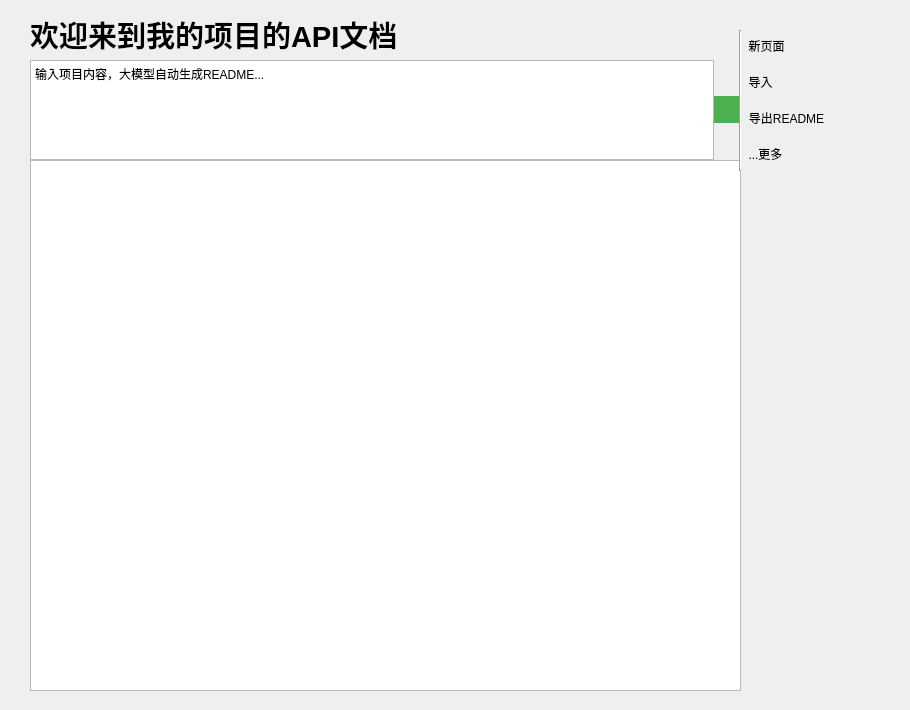
    <widget class="QWidget" name="api">
     <widget class="Line" name="line_8">
      <property name="geometry">
       <rect>
        <x>730</x>
        <y>30</y>
        <width>20</width>
        <height>141</height>
       </rect>
      </property>
      <property name="orientation">
       <enum>Qt::Orientation::Vertical</enum>
      </property>
     </widget>
     <widget class="QWidget" name="widget_27" native="true">
      <property name="geometry">
       <rect>
        <x>740</x>
        <y>30</y>
        <width>161</width>
        <height>143</height>
       </rect>
      </property>
      <layout class="QVBoxLayout" name="verticalLayout_23">
       <item>
        <widget class="QToolButton" name="toolButton_141">
         <property name="styleSheet">
          <string notr="true">QToolButton {
    border: none;
    padding: 4px;
}
QToolButton:hover {
	color: rgb(0, 100, 255);
}

QToolButton:pressed {
	color: rgb(0, 100, 255);
}</string>
         </property>
         <property name="text">
          <string>新页面</string>
         </property>
         <property name="icon">
          <iconset theme="QIcon::ThemeIcon::FolderNew"/>
         </property>
         <property name="toolButtonStyle">
          <enum>Qt::ToolButtonStyle::ToolButtonTextBesideIcon</enum>
         </property>
        </widget>
       </item>
       <item>
        <widget class="QToolButton" name="toolButton_142">
         <property name="styleSheet">
          <string notr="true">QToolButton {
    border: none;
    padding: 4px;
}

QToolButton:hover {
	color: rgb(0, 100, 255);
}

QToolButton:pressed {
	color: rgb(0, 100, 255);

}</string>
         </property>
         <property name="text">
          <string>导入</string>
         </property>
         <property name="icon">
          <iconset theme="QIcon::ThemeIcon::DocumentOpen"/>
         </property>
         <property name="toolButtonStyle">
          <enum>Qt::ToolButtonStyle::ToolButtonTextBesideIcon</enum>
         </property>
        </widget>
       </item>
       <item>
        <widget class="QToolButton" name="toolButton_143">
         <property name="styleSheet">
          <string notr="true">QToolButton {
    border: none;
    padding: 4px;
}

QToolButton:hover {
	color: rgb(0, 100, 255);
}

QToolButton:pressed {
	color: rgb(0, 100, 255);
}</string>
         </property>
         <property name="text">
          <string>导出README</string>
         </property>
         <property name="icon">
          <iconset theme="QIcon::ThemeIcon::DocumentSaveAs"/>
         </property>
         <property name="toolButtonStyle">
          <enum>Qt::ToolButtonStyle::ToolButtonTextBesideIcon</enum>
         </property>
        </widget>
       </item>
       <item>
        <widget class="QToolButton" name="toolButton_144">
         <property name="styleSheet">
          <string notr="true">QToolButton {
    border: none;
    padding: 4px;
}

QToolButton:hover {
	color: rgb(0, 100, 255);
}

QToolButton:pressed {
color: rgb(0, 100, 255);}</string>
         </property>
         <property name="text">
          <string>...更多</string>
         </property>
        </widget>
       </item>
      </layout>
     </widget>
     <widget class="QWidget" name="widget_24" native="true">
      <property name="geometry">
       <rect>
        <x>0</x>
        <y>0</y>
        <width>741</width>
        <height>701</height>
       </rect>
      </property>
      <layout class="QVBoxLayout" name="verticalLayout_22">
       <property name="spacing">
        <number>0</number>
       </property>
       <property name="leftMargin">
        <number>30</number>
       </property>
       <property name="topMargin">
        <number>10</number>
       </property>
       <property name="bottomMargin">
        <number>10</number>
       </property>
       <item>
        <widget class="QLabel" name="label_18">
         <property name="minimumSize">
          <size>
           <width>709</width>
           <height>50</height>
          </size>
         </property>
         <property name="maximumSize">
          <size>
           <width>10000</width>
           <height>50</height>
          </size>
         </property>
         <property name="styleSheet">
          <string notr="true">QLabel {
  border: none;
    margin: 0px;
    padding: 0px;
}</string>
         </property>
         <property name="text">
          <string>&lt;html&gt;&lt;head/&gt;&lt;body&gt;&lt;p&gt;&lt;span style=&quot; font-size:22pt; font-weight:700;&quot;&gt;欢迎来到我的项目的API文档&lt;/span&gt;&lt;/p&gt;&lt;/body&gt;&lt;/html&gt;</string>
         </property>
        </widget>
       </item>
       <item>
        <widget class="QWidget" name="widget_26" native="true">
         <layout class="QHBoxLayout" name="horizontalLayout_10">
          <property name="spacing">
           <number>0</number>
          </property>
          <property name="leftMargin">
           <number>0</number>
          </property>
          <property name="topMargin">
           <number>0</number>
          </property>
          <property name="rightMargin">
           <number>0</number>
          </property>
          <property name="bottomMargin">
           <number>0</number>
          </property>
          <item>
           <widget class="QTextEdit" name="textEdit_13">
            <property name="sizePolicy">
             <sizepolicy hsizetype="Expanding" vsizetype="Fixed">
              <horstretch>0</horstretch>
              <verstretch>0</verstretch>
             </sizepolicy>
            </property>
            <property name="minimumSize">
             <size>
              <width>0</width>
              <height>100</height>
             </size>
            </property>
            <property name="maximumSize">
             <size>
              <width>16777215</width>
              <height>100</height>
             </size>
            </property>
            <property name="html">
             <string>&lt;!DOCTYPE HTML PUBLIC &quot;-//W3C//DTD HTML 4.0//EN&quot; &quot;http://www.w3.org/TR/REC-html40/strict.dtd&quot;&gt;
&lt;html&gt;&lt;head&gt;&lt;meta name=&quot;qrichtext&quot; content=&quot;1&quot; /&gt;&lt;meta charset=&quot;utf-8&quot; /&gt;&lt;style type=&quot;text/css&quot;&gt;
p, li { white-space: pre-wrap; }
hr { height: 1px; border-width: 0; }
li.unchecked::marker { content: &quot;\2610&quot;; }
li.checked::marker { content: &quot;\2612&quot;; }
&lt;/style&gt;&lt;/head&gt;&lt;body style=&quot; font-family:'Microsoft YaHei UI'; font-size:9pt; font-weight:400; font-style:normal;&quot;&gt;
&lt;p style=&quot; margin-top:0px; margin-bottom:0px; margin-left:0px; margin-right:0px; -qt-block-indent:0; text-indent:0px;&quot;&gt;输入项目内容，大模型自动生成README...&lt;/p&gt;&lt;/body&gt;&lt;/html&gt;</string>
            </property>
           </widget>
          </item>
          <item>
           <widget class="QToolButton" name="toolButton_8">
            <property name="styleSheet">
             <string notr="true">QToolButton {
    border: none;
    background-color: #4CAF50;  /* 背景色 */
    color: white;               /* 文字颜色 */
    padding: 4px;
}

QToolButton:hover {
    background-color: #45a049;  /* 悬停状态 */
}

QToolButton:pressed {
    background-color: #3d8b40;  /* 按下状态 */
}</string>
            </property>
            <property name="text">
             <string/>
            </property>
            <property name="icon">
             <iconset theme="QIcon::ThemeIcon::MediaPlaybackStart"/>
            </property>
           </widget>
          </item>
         </layout>
        </widget>
       </item>
       <item>
        <widget class="QTextEdit" name="textEdit_14"/>
       </item>
      </layout>
     </widget>
     <zorder>widget_27</zorder>
     <zorder>widget_24</zorder>
     <zorder>line_8</zorder>
    </widget>
